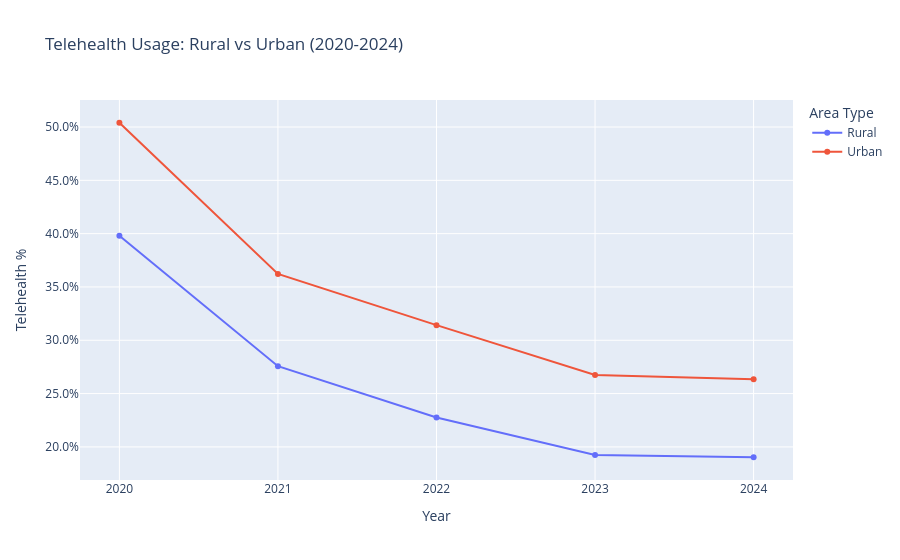

Notebook cell for this chart:
### Code cell
import plotly.express as px

fig = px.line(
    df_rurality,
    x='Year',
    y='Pct_Telehealth',
    color='Bene_RUCA_Desc',
    markers=True,
    labels={
        'Pct_Telehealth': 'Telehealth %',
        'Bene_RUCA_Desc': 'Rurality',
        'Year': 'Year'
    },
    title='Telehealth Usage: Rural vs Urban (2020-2024)'
)

fig.update_layout(
    yaxis_tickformat='.1%',   # format as percentage
    legend_title='Area Type'
)

fig.update_layout(
    yaxis_tickformat='.1%',
    legend_title='Area Type',
    xaxis=dict(
        tickmode='linear',
        tick0=2020,
        dtick=1,
        tickformat='d'       # ← no commas, no decimals
    )
)


fig.show()

### Figure 1 — Plotly figure (JSON) as saved in the notebook; plotly's stock layout.template omitted (floating-point values rounded to 4 significant figures)
{"data": [{"hovertemplate": "Rurality=Rural<br>Year=%{x}<br>Telehealth %=%{y}<extra></extra>", "legendgroup": "Rural", "line": {"color": "#636efa", "dash": "solid"}, "marker": {"symbol": "circle"}, "mode": "lines+markers", "name": "Rural", "orientation": "v", "showlegend": true, "type": "scatter", "x": [2020, 2021, 2022, 2023, 2024], "xaxis": "x", "y": [0.3981, 0.2757, 0.2276, 0.1925, 0.1903], "yaxis": "y"}, {"hovertemplate": "Rurality=Urban<br>Year=%{x}<br>Telehealth %=%{y}<extra></extra>", "legendgroup": "Urban", "line": {"color": "#EF553B", "dash": "solid"}, "marker": {"symbol": "circle"}, "mode": "lines+markers", "name": "Urban", "orientation": "v", "showlegend": true, "type": "scatter", "x": [2020, 2021, 2022, 2023, 2024], "xaxis": "x", "y": [0.504, 0.3622, 0.3142, 0.2674, 0.2635], "yaxis": "y"}], "layout": {"legend": {"title": {"text": "Area Type"}, "tracegroupgap": 0}, "title": {"text": "Telehealth Usage: Rural vs Urban (2020-2024)"}, "xaxis": {"anchor": "y", "domain": [0, 1], "dtick": 1, "tick0": 2020, "tickformat": "d", "tickmode": "linear", "title": {"text": "Year"}}, "yaxis": {"anchor": "x", "domain": [0, 1], "tickformat": ".1%", "title": {"text": "Telehealth %"}}}}
